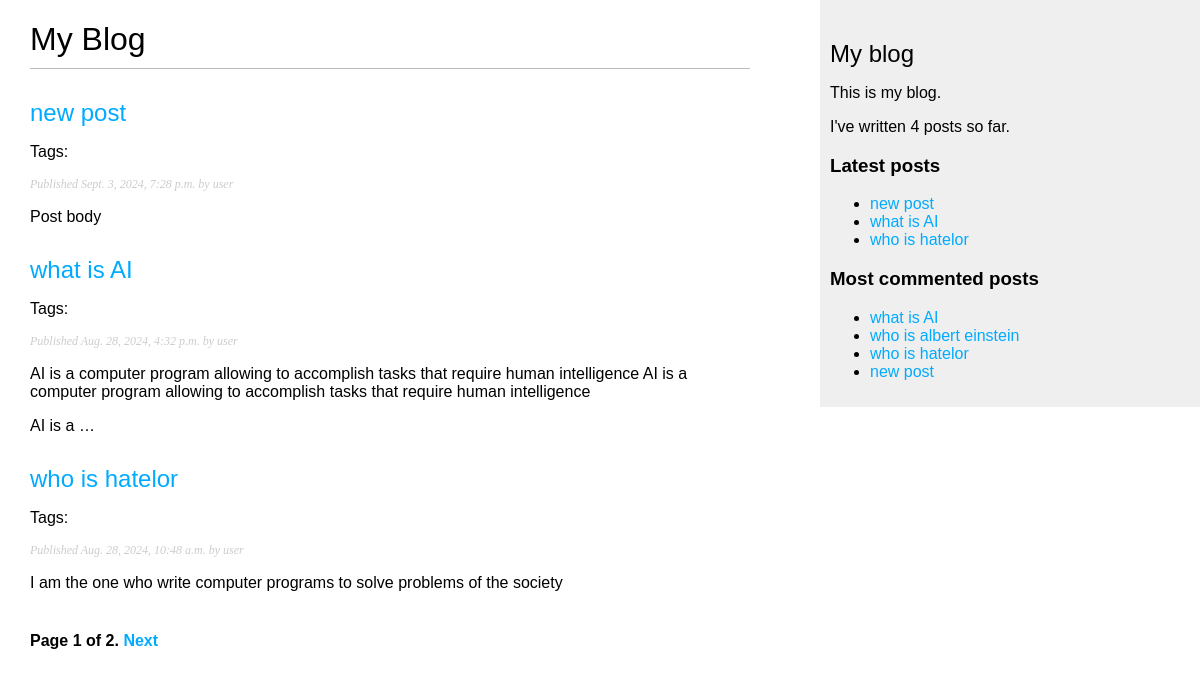
Page /blog/ on the earlier database version.
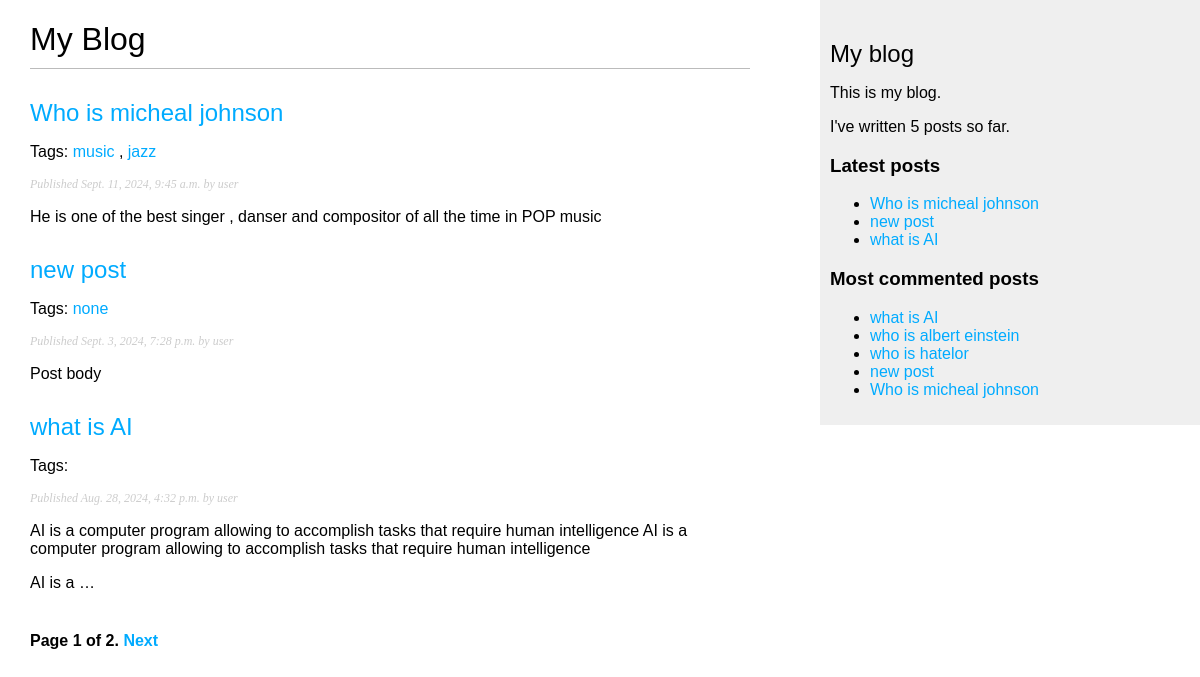
Same page on the later database version.
### blog/models.py (models this page shows, shortened)
class Post(models.Model):
    objects = models.Manager() # The default manager.
    published = PublishedManager() # Our custom manager.
    class Status(models.TextChoices):
       DRAFT = 'DF', 'Draft'
       PUBLISHED = 'PB', 'Published'
    title = models.CharField(max_length=250)
    slug = models.SlugField(
        max_length=250,
        unique_for_date='publish')
    author = models.ForeignKey(
    settings.AUTH_USER_MODEL,
    on_delete=models.CASCADE,
    related_name='blog_posts'
                       )
    body = models.TextField()
    publish = models.DateTimeField(default=timezone.now)
    created = models.DateTimeField(auto_now_add=True)
    updated = models.DateTimeField(auto_now=True)
    status = models.CharField(
    max_length=2,
    choices=Status,
    default=Status.DRAFT)
    class Meta:
        ordering = ['-publish']
        indexes = [
        models.Index(fields=['-publish']),
            ]
    def get_absolute_url(self):
        return reverse(
        'blog:post_detail',
        args=[
            self.publish.year,
            self.publish.month,
            self.publish.day,
            self.slug
            ]
        )
    tags = TaggableManager()

### blog/views.py (the view)
# urls.py: path('', views.post_list, name='post_list'),
def post_list(request, tag_slug=None):
    post_list = Post.published.all()
    tag = None
    if tag_slug:
        tag = get_object_or_404(Tag, slug=tag_slug)
        post_list = post_list.filter(tags__in=[tag])
    paginator = Paginator(post_list, 3)
    page_number = request.GET.get('page', 1)
    try:
        posts = paginator.page(page_number)
    except PageNotAnInteger:
        posts = paginator.page(1)
    except EmptyPage:
        posts = paginator.page(paginator.num_pages)
    return render(
    request,
    'blog/post/list.html',
    {'posts': posts,
     'tag' :tag
     }
    )

### blog/models.py (called while the page is built)
    def get_queryset(self):
        return (
        super().get_queryset().filter(status=Post.Status.PUBLISHED)
        )

### blog/templatetags/blog_tags.py (called while the page is built)
@register.simple_tag
def total_posts():
    return Post.published.count()

@register.inclusion_tag('blog/post/latest_posts.html')
def show_latest_posts(count=5):
    latest_posts = Post.published.order_by('-publish')[:count]
    return {'latest_posts': latest_posts}

@register.simple_tag
def get_most_commented_posts(count=5):
    return Post.published.annotate(
    total_comments=Count('comments')
    ).order_by('-total_comments')[:count]

@register.filter(name='markdown')
def markdown_format(text):
 return mark_safe(markdown.markdown(text))

### blog/templates/blog/post/list.html (shortened to what this page needs)
{% extends "blog/base.html" %}
{% load blog_tags %}
{% block content %}
    <h1>My Blog</h1>
    {% for post in posts %}
        <h2><a href="{{ post.get_absolute_url }}">{{ post.title }}</a></h2>
            <p class="tags">
                Tags:
                {% for tag in post.tags.all %}
                <a href="{% url 'blog:post_list_by_tag' tag.slug %}">
                {{ tag.name }}
                </a>{% if not forloop.last %}, {% endif %}
                {% endfor %}
            </p>
        <p class="date">
        Published {{ post.publish }} by {{ post.author }}
        </p>
        {{ post.body|markdown|truncatewords_html:30 }}
    {% endfor %}
    {% include "pagination.html" with page=posts%}
{% endblock %}

### blog/templates/blog/base.html (shortened to what this page needs)
{% load static %}
{% load blog_tags %}
<!DOCTYPE html>
<html>
<head>
<link href="{% static "css/blog.css" %}" rel="stylesheet">
</head>
<body>
    <div id="content">
        {% block content %}
        {% endblock %}
    </div>
    <div id="sidebar">
        <h2>My blog</h2>
        <p>This is my blog.</p>
        <p>I've written {% total_posts %} posts so far.</p>
        <h3>Latest posts</h3>
        <p>{% show_latest_posts 3 %}</p>
        <h3>Most commented posts</h3>
            {% get_most_commented_posts as most_commented_posts %}
            <ul>
                {% for post in most_commented_posts %}
                <li>
                <a href="{{ post.get_absolute_url }}">{{ post.title }}</a>
                </li>
                {% endfor %}
            </ul>
    </div>
</body>
</html>

### blog/templates/blog/post/latest_posts.html
<ul>
    {% for post in latest_posts %}
    <li>
   <a href="{{ post.get_absolute_url }}">{{ post.title }}</a>
   </li>
    {% endfor %}
</ul>

Differences in the rows shown:
no longer on one of the page's lists (row unchanged): Post: title "who is hatelor", publish "Aug. 28, 2024, 10:48 a.m.", author "user", body "I am the one who write computer programs to solve problems of the society"
added Post: title "Who is micheal johnson", publish "Sept. 11, 2024, 9:45 a.m.", author "user", body "He is one of the best singer , danser and compositor of all the time in POP music"
now on this page (row unchanged): Tag: name "music", shown under "Who is micheal johnson"
now on this page (row unchanged): Tag: name "jazz", shown under "Who is micheal johnson"
added Tag: name "none", shown under Post "new post"
Other differences:
text no longer shown: "4"
text now shown: "5"
